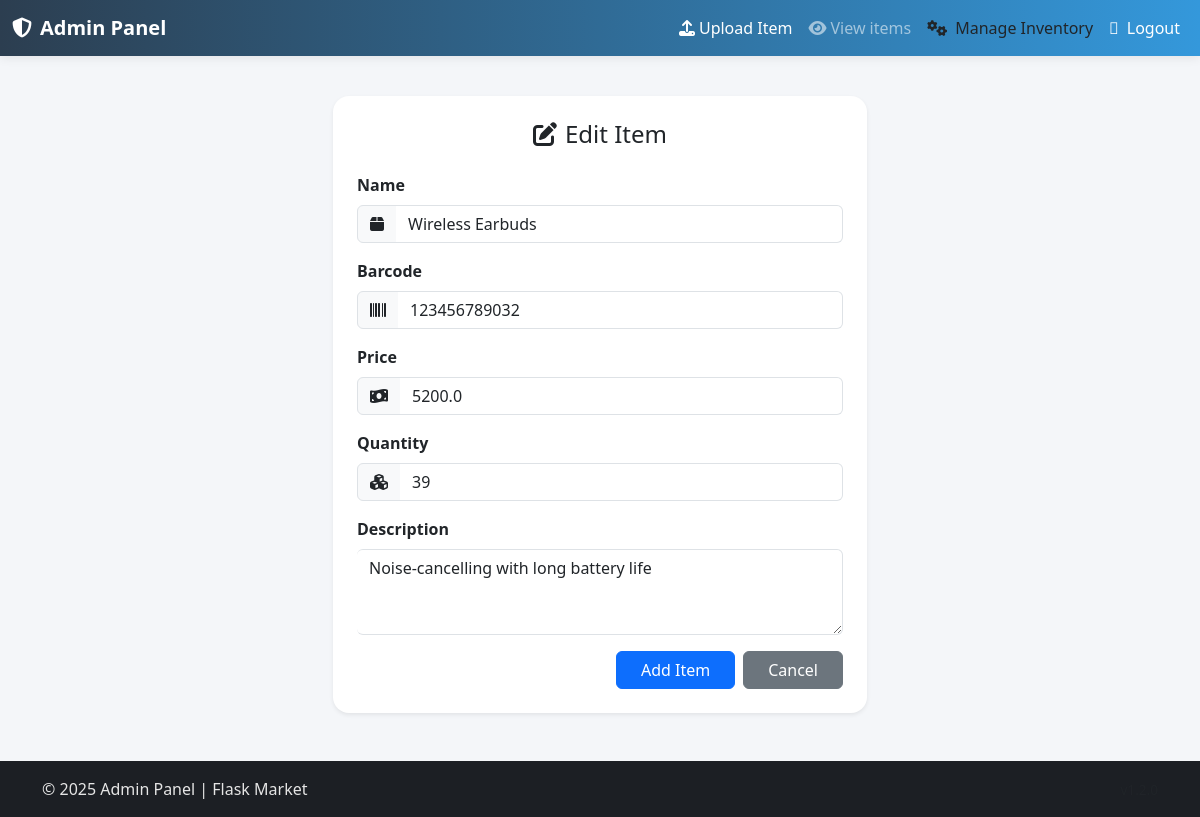
Page /admins/admin/items/edit/item032 (signed in) on the earlier database version.
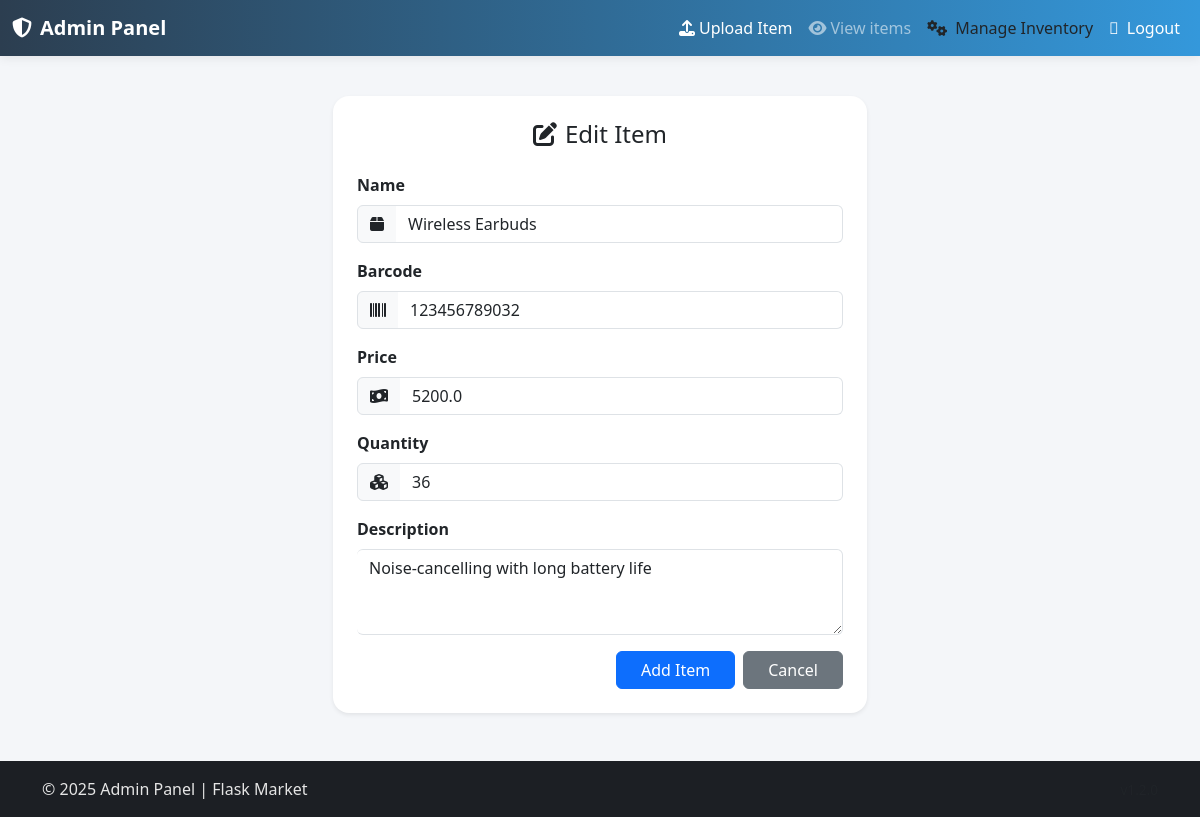
Same page on the later database version.
### admins/models.py (models this page shows, shortened)
class Items(db.Model):
    __tablename__ = 'items'
    item_id = db.Column(db.String(), nullable=False, primary_key=True)
    name = db.Column(db.String(length=30), nullable=False)
    price = db.Column(db.Float(), nullable=False)
    discount = db.Column(db.Float(), nullable=True)
    barcode = db.Column(db.String(length=12), nullable=False, unique=True)
    description = db.Column(db.String(length=1024), nullable=False, unique=True)
    category = db.Column(db.String(length=30), nullable=True)
    quantity = db.Column(db.Integer(), nullable=False)
    image_url = db.Column(db.String(200), nullable=True)
    added_by = db.Column(db.String(length=6), db.ForeignKey('admins.admin_id'), nullable=False)
    date_added = db.Column(db.DateTime(timezone=True), nullable=False, default=lambda: datetime.now(ZoneInfo("Africa/Nairobi")))
    admin = db.relationship('Admins', backref="items_added")

### admins/routes.py (the view, shortened to what this page needs)
@admins_bp.route('/admin/items/edit/<string:item_id>', methods=['GET', 'POST'])
@admin_required
def admin_items_edit(item_id):
    item = Items.query.get_or_404(item_id)
    form = SingleItemForm(obj=item)
    return render_template("admin/admin_items_edit.html", form=form)

### admins/forms.py
class SingleItemForm(FlaskForm):
    name = StringField('Name', validators=[DataRequired(), Length(min=3, max=30)])
    price = FloatField('Price', validators=[DataRequired()])
    barcode = StringField('Barcode', validators=[optional(), Length(min=1, max=12)])
    description = TextAreaField('Description', validators=[DataRequired(), Length(min=1, max=1024)])
    quantity = IntegerField('Quantity', validators=[DataRequired()])
    image_url = FileField('Item Picture', validators=[optional(), FileAllowed(['jpg', 'png'], 'only JPG and PNG images allowed')])
    discount = IntegerField('Discount', validators=[optional(), NumberRange(min=0, max=100, message="Discount must be between 0 and 100")])
    category = SelectField('Category', choices=[('accessories', 'Accesssories'), ('Laptops', 'Laptop'), ('Personal Computer', 'PC'), ('others', 'others')], default="others", validators=[optional()])
    submit = SubmitField('Add Item')

### admins/routes.py (called while the page is built)
@admins_bp.context_processor
def inject_now():
    eat = ZoneInfo("Africa/Nairobi")
    return {'now': datetime.now(tz=eat)}

### admins/templates/admin/admin_items_edit.html (shortened to what this page needs)
{% extends 'admin_base.html' %}
{% block content %}
<div class="container mt-4">
  <div class="row justify-content-center">
    <div class="col-md-8 col-lg-6">
      <div class="card shadow-sm border-0 rounded-4">
        <div class="card-body p-4">
          <h4 class="text-center mb-4">
            <i class="fas fa-edit me-2"></i>Edit Item
          </h4>
          <form method="post">
            <div class="mb-3">
              {{ form.name.label(class="form-label fw-bold") }}
              <div class="input-group">
                <span class="input-group-text"><i class="fas fa-box"></i></span>
                {{ form.name(class="form-control", placeholder="Item name") }}
              </div>
            </div>
            <div class="mb-3">
              {{ form.barcode.label(class="form-label fw-bold") }}
              <div class="input-group">
                <span class="input-group-text"><i class="fas fa-barcode"></i></span>
                {{ form.barcode(class="form-control", placeholder="Item barcode") }}
              </div>
            </div>
            <div class="mb-3">
              {{ form.price.label(class="form-label fw-bold") }}
              <div class="input-group">
                <span class="input-group-text"><i class="fas fa-money-bill-wave"></i></span>
                {{ form.price(class="form-control", placeholder="Item price") }}
              </div>
            </div>
            <div class="mb-3">
              {{ form.quantity.label(class="form-label fw-bold") }}
              <div class="input-group">
                <span class="input-group-text"><i class="fas fa-cubes"></i></span>
                {{ form.quantity(class="form-control", placeholder="Available quantity") }}
              </div>
            </div>
            <div class="mb-3">
              {{ form.description.label(class="form-label fw-bold") }}
              {{ form.description(class="form-control", placeholder="Item description", rows="3") }}
            </div>
            <div class="d-flex justify-content-end">
              {{ form.submit(class="btn btn-primary px-4 me-2") }}
              <a href="{{ url_for('admins.admin_items_manage') }}" class="btn btn-secondary px-4">Cancel</a>
            </div>
          </form>
        </div>
      </div>
    </div>
  </div>
</div>
{% endblock %}

Differences in the rows shown:
changed Items "Wireless Earbuds": quantity "39" → "36"
